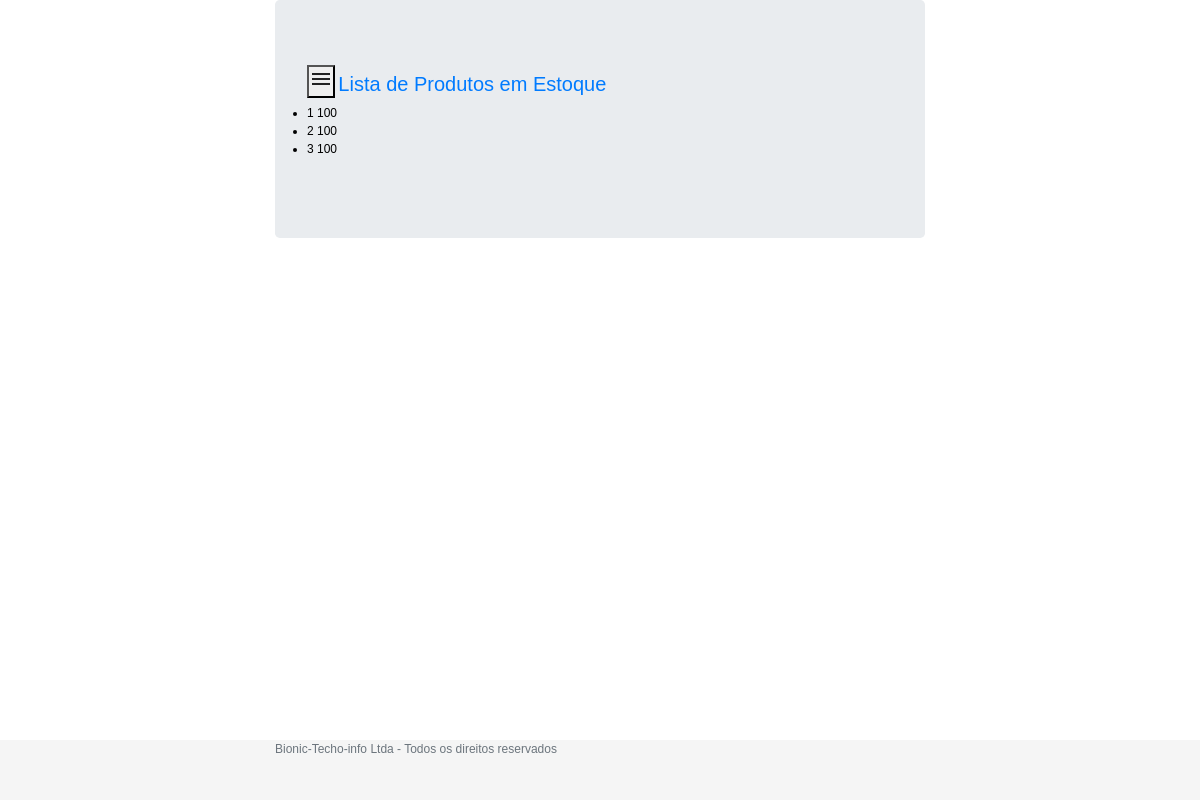
The app's page /clientes/listaestoque/ (signed in), older data.
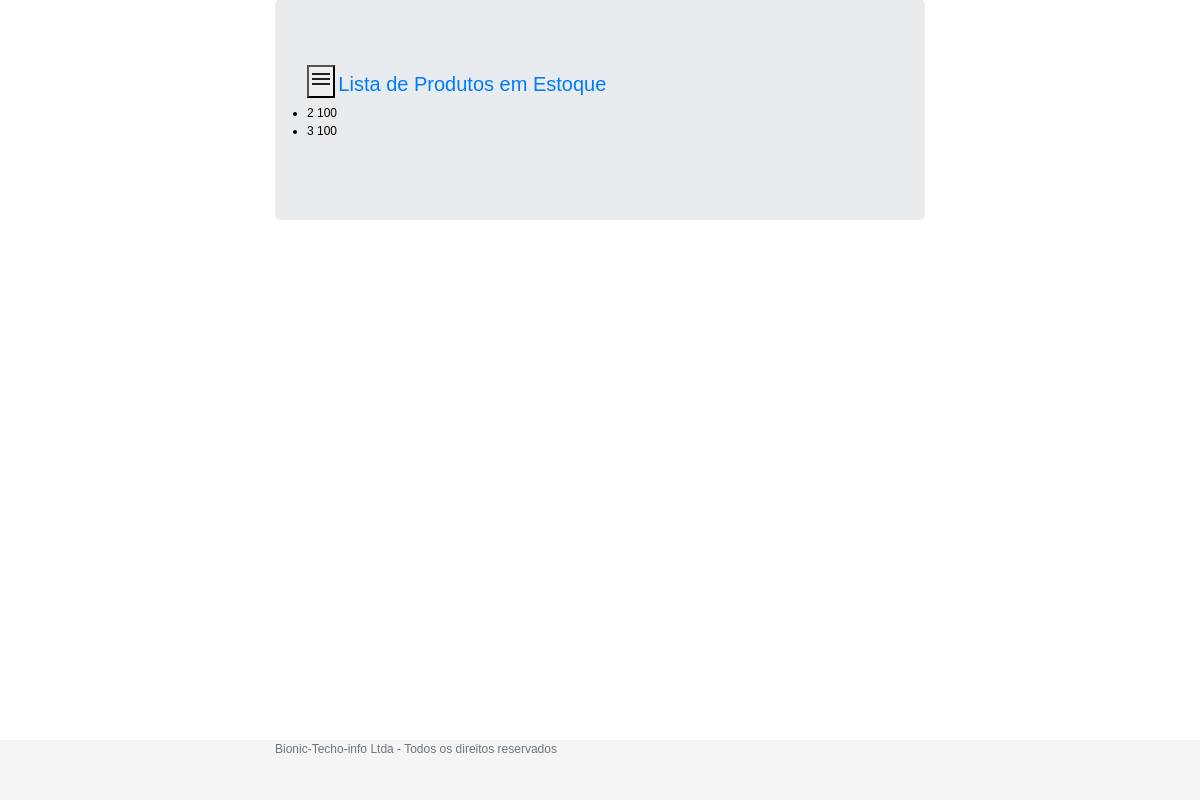
The same page, newer data.
### clientes/models.py (models this page shows)
class Estoque(models.Model):
    est_id = models.AutoField(primary_key=True, unique=True)
    est_qtd = models.PositiveIntegerField(default=0)
    pr_id = models.ForeignKey('Produtos', on_delete=models.CASCADE)

### clientes/views.py (the view)
# urls.py: path('listaestoque/', views.lista_estoque, name="lista_estoque"),
@login_required
def lista_estoque(request):
    listaestoque = Estoque.objects.all()
    return render(request, 'clientes/estoque.html', {"listaestoque":listaestoque})

### clientes/templates/clientes/estoque.html (shortened to what this page needs)
{% extends 'base.html' %}
{% block main %}
  <nav role="navigation" class="navbar-default">
      <div class="navbar-header">
          <button type="button" data-target="#navbarCollapse" data-toggle="collapse" class="navbar-toggle">
              <i class="material-icons">menu</i>
          </button>
          <a href="#" class="navbar-brand">Lista de Produtos em Estoque</a>
      </div>
  </nav>
    <ul>
        {% for estq in  listaestoque %}
            <li>{{estq.est_id}} {{ estq.est_qtd }}</li>
        {% endfor %}
    </ul>
{% endblock %}
{% block footer %}
    <footer class="footer">
        <div class="container">
            <span class="text-muted">Bionic-Techo-info Ltda - Todos os direitos reservados
                <i class="fas fa-registered"></i>
            </span>
        </div>
    </footer>
{% endblock %}

Row changes from the older to the newer data that the page shows:
removed Estoque: est_id "1", est_qtd "100"
